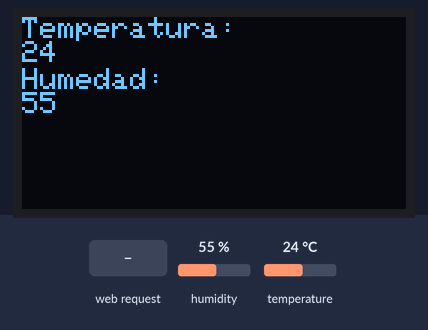
Simulated run of this sketch. Board: ESP8266 (NodeMCU). Shown: 128×64 one-colour display. Inputs (shaded band) come from the test bench; at power-on: humidity 55 %, temperature 24 °C. WiFi joins after 1.5 s; servers stay silent unless stated; the display library's start-up logo is not drawn; what the sketch prints to the serial monitor is not drawn.

Above: at 6.3 s.
6.4 s: HTTP request GET /temp received
At 7.7 s:
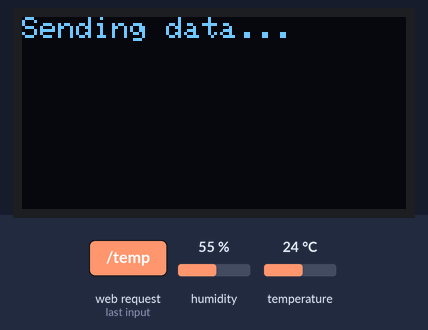
9.7 s: humidity set to 22 %
At 15.5 s:
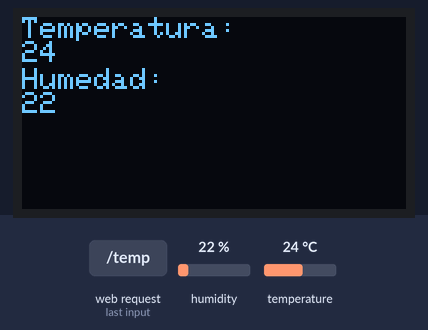
15.6 s: temperature set to 12 °C
At 18.5 s:
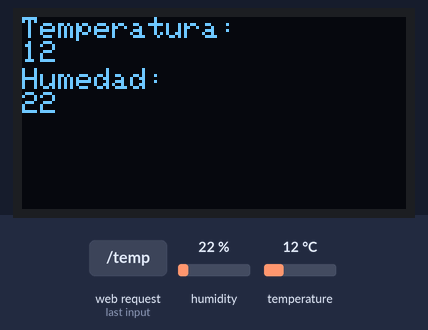
18.8 s: humidity set to 40 %
At 22.0 s:
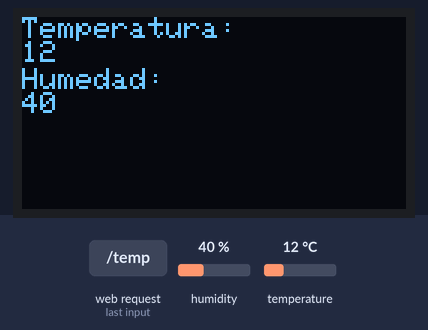
22.9 s: temperature set to 19 °C
Timing chart, 0 to 25.9 s (numbered marks = the images above; inputs shaded):
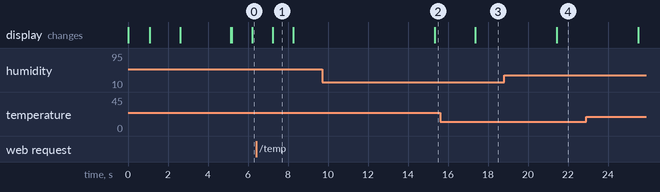

The sketch:

Temp_Hum.ino
```cpp
#include <SPI.h>
#include <Wire.h>
#include <Adafruit_GFX.h>
#include <Adafruit_SSD1306.h>
#include "DHTesp.h"
#include <ESP8266WiFi.h>
#include <ESP8266WiFiMulti.h>
ESP8266WiFiMulti WiFiMulti;
#define DHTpin 14                //D5 of NodeMCU is GPIO14 (pin sensor DHT)
DHTesp dht;
#define OLED_RESET 0             // GPIO0 SCL GPIO5  SDA GPIO4  (puertos display)
Adafruit_SSD1306 display(OLED_RESET);
#define NUMFLAKES 10
#define XPOS 0
#define YPOS 1
#define DELTAY 2
#define LOGO16_GLCD_HEIGHT 16
#define LOGO16_GLCD_WIDTH  16
WiFiServer server(80);


void setup()   {
  Serial.begin(115200);                //inicialización puerto serie
  delay(10);
  Serial.println();
  dht.setup(DHTpin, DHTesp::DHT11);    //for DHT11 Connect DHT sensor to GPIO 14 (d5)
                                       // by default, we'll generate the high voltage from the 3.3v line internally! (neat!)

  display.begin(SSD1306_SWITCHCAPVCC, 0x3C);  // initialize with the I2C addr 0x3C (for the 64x48)
  display.display();                   //actualizar datos display (splash)
  delay(1000);
  display.clearDisplay();              //borrar datos display
                                        // display init done

                                          // We start by connecting to a WiFi network
  WiFi.mode(WIFI_STA);
  WiFiMulti.addAP("Redmi", "perrete1"); //(SSID,PASSWD)


                                            //connection status (display + serial)
  display.setTextSize(1);                   //Tamaño
  display.setTextColor(WHITE);            //Color
  display.setCursor(0,0);                   //Posición
  Serial.println();
  display.println();
  Serial.print("Wait for WiFi... ");
  display.println("Wait for WiFi... ");
  display.display();
  while (WiFiMulti.run() != WL_CONNECTED) {   //Hasta que se conecte pone puntos.
    Serial.print(".");
    display.print(".");
    delay(200);
    display.display();
  }
  display.clearDisplay();                       //Una vez conectado
  display.setCursor(0,12);
  Serial.println("** WiFi connected **");
  display.println("** WiFi connected **");    //Nos lo dice
  display.display();
  delay(500);
  display.clearDisplay();
  display.setCursor(0,0);
  Serial.println("IP address: ");
  display.println("IP address: ");            //Y Muestra la IP
  Serial.println(WiFi.localIP());
  display.println(WiFi.localIP());
  delay(2000);
  display.display();

  //FIN CONFIGURACION
  server.begin();                             //Inicializa el servidor
  Serial.println("Server started");
  display.println("Server started");
  display.display();
}
//Arranque servidor

void loop() {
  float humidity = dht.getHumidity();             // Toma dato de humedad
  float temperature = dht.getTemperature();      // Toma dato de temperatura
  int hum;
  int temp;
  temp = (int) temperature;                       //Lo pasa a valor entero
  hum = (int) humidity;
  WiFiClient client = server.available();

  if (!client){                                   //Si no hay clientes
  display.clearDisplay();
//display.setCursor(15,12);
//display.println("Sin clientes");                 //Lo dice
  Serial.println("Sin clientes");
//display.display();
  delay(1000);
  display.clearDisplay();
  display.setTextSize(1);
  display.setTextColor(WHITE);
  display.setCursor(0,0);
  display.println("Temperatura: ");                 //Y saca datos por serial y display
  Serial.println("Temperatura: ");
  display.println(temp);
  Serial.println(temp);
  display.setCursor(0,17);
  display.println("Humedad: ");
  Serial.println("Humedad: ");
  display.println(hum);
  Serial.println(hum);
  display.display();
  delay(1000);
}
//return;
  if(client){                                 //Si SI hay clientes
    String req = client.readStringUntil('\r');
    display.clearDisplay();
    display.setCursor(0,0);
    Serial.println("Sending data...");        // Nos lo dice
    display.println("Sending data...");
    display.display();
    delay(1000);
    display.clearDisplay();
    display.setTextSize(1);
    display.setTextColor(WHITE);
    display.setCursor(0,0);
    display.println("Temperatura: ");         //Saca datos por display y serial
    Serial.println("Temperatura: ");
    display.println(temp);
    Serial.println(temp);
    display.setCursor(0,17);
    display.println("Humedad: ");
    Serial.println("Humedad: ");
    display.println(hum);
    Serial.println(hum);
    display.display();
    delay(1000);

    if (req=="GET /temp HTTP/1.1"){        //Y responde a la petición   ("temp  hum  tym")
      String s = "HTTP/1.1 200 OK\r\nContent-Type: text/html\r\n\r\n<!DOCTYPE HTML>\r\n<html>\r\Temperatura: ";
      s += temp;
      s += "</html>\n";
      client.print(s);
      delay(1);
      // Formato=  "Temperatura: 47"
    }
    if (req=="GET /hum HTTP/1.1"){
      String s = "HTTP/1.1 200 OK\r\nContent-Type: text/html\r\n\r\n<!DOCTYPE HTML>\r\n<html>\r\Humedad: ";
      s += hum;
      s += "</html>\n";
      client.print(s);
      delay(1);

    }
    if (req=="GET /tym HTTP/1.1"){
      String s = "HTTP/1.1 200 OK\r\nContent-Type: text/html\r\n\r\n<!DOCTYPE HTML>\r\n<html>\r\Humedad: ";
      s += hum;
        s += " temperatura: ";
      s += temp;
      s += "</html>\n";
      client.print(s);
      delay(1);
    }
    display.display();
   delay(5000);

  }
 }
```

Measured:
- after the input at 6.4 s, the display: changes after 0.85 s (image 1)
- after the input at 9.7 s, the display: changes after 5.6 s (image 2)
- after the input at 15.6 s, the display: changes after 1.8 s (image 3)
- after the input at 18.8 s, the display: changes after 2.6 s (image 4)
- what the display in image 1 shows lasts 1.1 s, from 7.2 s to 8.3 s
